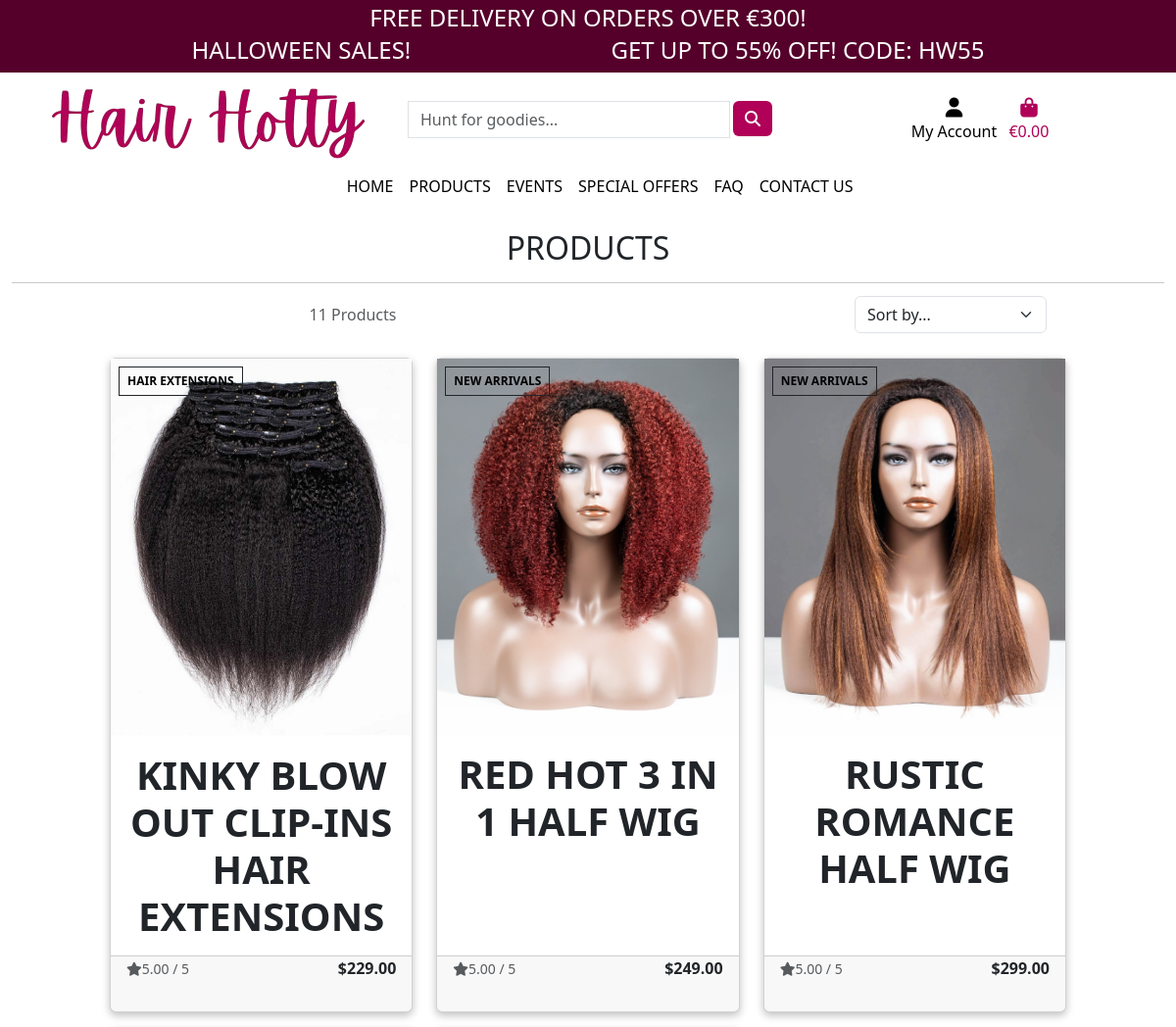
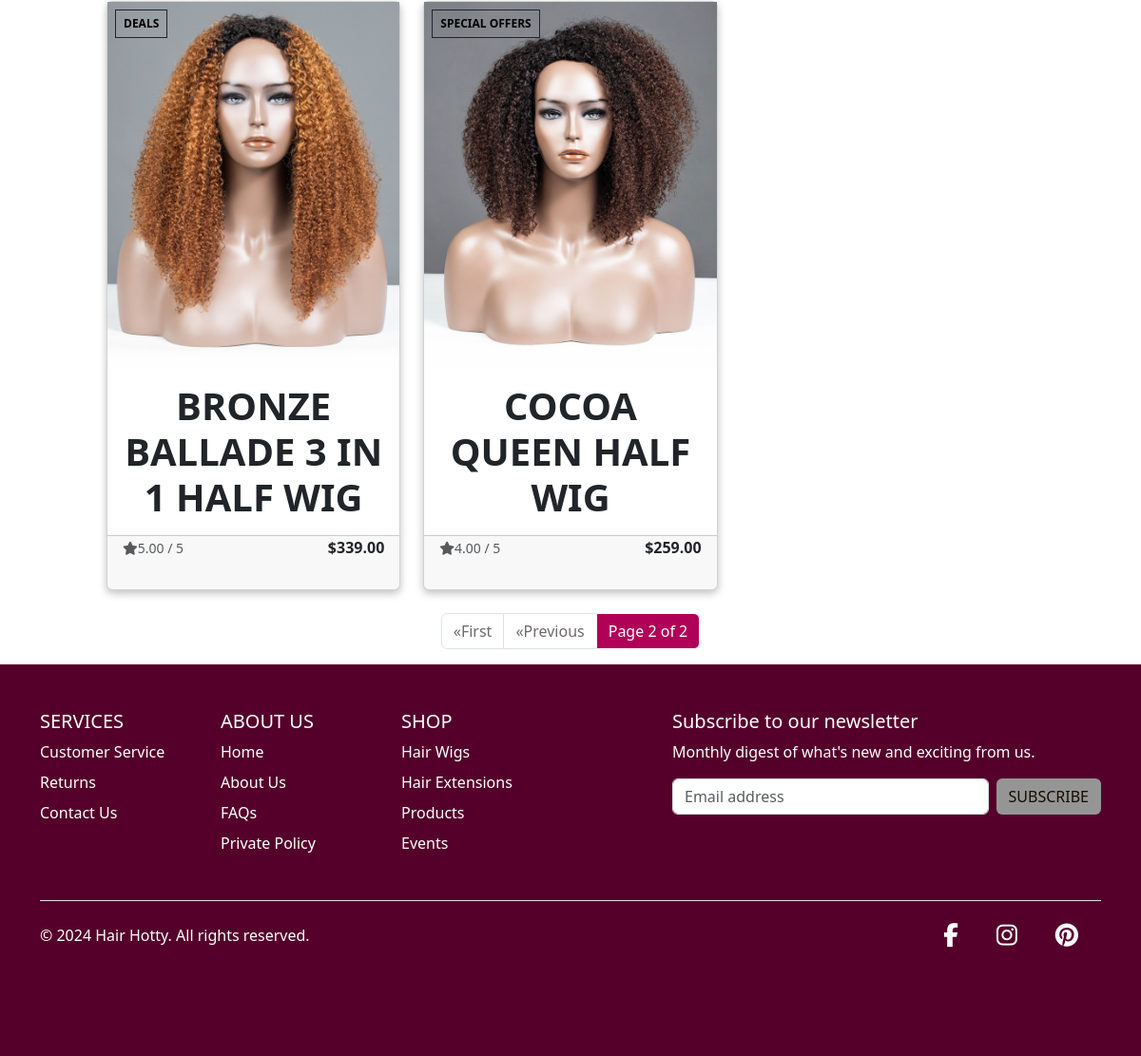
/products/?page=2, run on the app's committed database (2 pictures, top to bottom).
### products/models.py (models this page shows, shortened)
class Product(models.Model):
    category = models.ForeignKey('Category', null=True, blank=True, on_delete=models.SET_NULL)
    id = models.UUIDField(default=uuid.uuid4, unique=True, primary_key=True, editable=False)
    name = models.CharField(max_length=254)
    description = models.TextField()
    has_sizes = models.BooleanField(default=False,null=True, blank=True)
    price = models.DecimalField(max_digits=6, decimal_places=2)
    rating = models.DecimalField(max_digits=6, decimal_places=2, null=True, blank=True)
    image_url = models.URLField(max_length=1024, null=True, blank=True)
    image = models.ImageField(null=True, blank=True)

class Category(models.Model):
    class Meta:
        verbose_name_plural = 'Categories'
    name = models.CharField(max_length=254)
    friendly_name = models.CharField(max_length=254, null=True, blank=True)

### products/views.py (the view, shortened to what this page needs)
# urls.py: path('', views.all_products, name='products'),
def all_products(request):
    products = Product.objects.all()
    query = None
    categories = None
    sort = None
    direction = None
    if request.GET:
        if 'category' in request.GET:
            categories = request.GET['category'].split(',')
            products =products.filter(category__name__in=categories)
            categories = Category.objects.filter(name__in=categories)
    products_count = products.count()
    products = products_pagination(request, products, 6)
    current_sorting = f'{sort}_{direction}'
    context = {
        'products': products,
        'products_count': products_count,
        'search_term' : query,
        'current_categories' : categories,
        'current_sorting': current_sorting,
    }
    return render(request, 'products/products.html', context)

### products/templates/products/products.html (shortened to what this page needs)
{% extends 'base.html' %}
{% load static %}
{% block content %}
    <div class="container-fluid">
        <div class="row">
            <div class="col text-center mt-3">
                <h2 class="logo-font">Products</h2>
                <hr class= "mb-1">
            </div>
        </div>
        <div class="row d-flex justify-content-center">
            <div class="product-container col-10">
                 <div class="row mx-2">
                    <div class="col-12 col-md-6 my-auto order-md-last d-flex justify-content-center justify-content-md-end">
                        <div class="sort-select-wrapper">
                            <select class="form-select" id="sort-selector">
                                <option value="reset" {% if current_sorting == 'None_None' %}selected{% endif %}>Sort by...</option>
                            </select>
                        </div>
                    </div>
                    <div class="col-12 col-md-6 order-md-first">
                        <p class="text-muted mt-3 text-center text-md-left">
                            {{ products_count }} Products
                        </p>
                    </div>
                 </div>
                <div class="row pb-4">
                    {% for product in products %}
                        <div class="col-md-6 col-lg-4 gy-3">
                            <div class="card shadow product-card h-100">
                                <div  class="card-category-label mb-1 position-absolute">
                                    <a href="{% url 'products' %}?category={{ product.category.name }}" class="category-badge m-2 d-flex text-decoration-none align-items-center">
                                        <span class="p-2 weight-semibold text-uppercase badge badge-white text-black rounded-0 border border-dark">{{ product.category.friendly_name }}</span>
                                    </a>
                                </div>
                                 {% if product.image %}
                                    <a href="{% url 'product_detail' product.id %}">
                                        <img class="image-ratio img-fluid" src="{{ product.image.url }}" alt="{{ product.name }}" onerror="this.onerror=null;this.src='{{ MEDIA_URL }}no_image.jpg'">
                                    </a>
                                 {% else %}
                                    <a href="{% url 'product_detail' product.id %}">
                                        <img class="image-ratio img-fluid" src="{{ MEDIA_URL }}no_image.jpg" alt="{{ product.name }}">
                                    </a>
                                {% endif %}
                                <div class="card-body bg-ib-white pb-2">
                                    <h1 class="text-uppercase text-center weight-semibold text-ib-dark">{{ product.name }}</h1>
                                </div>
                                <div class="card-footer pt-0 pb-3">
                                    <div class="row">
                                        <div class="col-6 pe-0">
                                            <div class="rating-div pe-0">
                                            {% if product.rating %}
                                                <small class="text-muted"><i class="fas fa-star mr-1"></i>{{ product.rating }} / 5</small>
                                            {% else %}
                                                <small class="text-muted">No Rating</small>
                                            {% endif %}
                                            </div>
                                        </div>
                                        <div class="col-6 ps-0 mt-auto d-flex justify-content-end">
                                            <div class=""><p class="card-price weight-semibold ib-lh-1 text-ib-dark">${{ product.price }}</p></div>
                                        </div>
                                    </div>
                                </div>
                            </div>
                        </div>
                    {% endfor %}
                </div>
            </div>
        </div>
    </div>
     <div class="row">
        <div class="col-md-12">
            {% if products.has_other_pages %}
            <ul class="pagination justify-content-center">
                {% if products.has_previous %}
                <li class="page-item">
                    <a class="page-link" href="?page=1">&laquo;First</a>
                </li>
                <li class="page-item">
                    <a class="page-link" href="?page={{ products.previous_page_number }}">&laquo;Previous</a>
                </li>
                {% endif %}
                <li class="page-item active" aria-current="page">
                    <span class="page-link">Page {{ products.number }} of
                        {{ products.paginator.num_pages }}</span>
                </li>
            </ul>
            {% endif %}
        </div>
    </div>
{% endblock %}

### templates/base.html (shortened to what this page needs)
{% load static %}
<!doctype html>
<html lang="en">
  <head>
    {% block corecss %}
        <link href="https://cdn.jsdelivr.net/npm/bootstrap@5.3.2/dist/css/bootstrap.min.css" rel="stylesheet"
>
        <link rel="stylesheet" href="{% static 'css/style.css' %}">
    {% endblock %}
  </head>
  <body>
    {% include 'components/header.html' %}
    {% block content %}
    {% endblock %}
    <footer class="text-center text-lg-start" id="footer">
      {% include 'components/footer.html' %}
   </footer>
  </body>
</html>

### templates/components/header.html (shortened to what this page needs)
{% load static %}
<header class="container-fluid">
    <div id="delivery-banner" class="row text-center">
        <div class="col bg-licorice text-white">
            <h4 class="logo-font my-1">Free delivery on orders over €{{ free_delivery_threshold }}!</h4>
            <div class="header-ticker">
                <h4 class="ticker-text logo-font">Halloween Sales!</h4>
                <h4 class="ticker-text logo-font">Get up to 55% off! Code: HW55 </h4>
            </div>
        </div>
    </div>
    <div id="topnav" class="row pt-lg-2 d-none d-lg-flex">
        <div class="col-12 col-lg-4 my-auto py-1 py-lg-0 text-center text-lg-left">
            <a href="{% url 'home' %}" class="nav-link">
                <img src="{% static 'images/logo.png' %}" alt="logo of hair hotty" class="logo-img">
            </a>
        </div>
        <div class="col-12 col-lg-4 my-auto py-1 py-lg-0">
            <form method="GET" action=" {% url 'products' %}">
                <div class="input-group w-100">
                    <input class="form-control border mx-1 rounded-0" type="text" name="q" placeholder="Hunt for goodies...">
                    <div class="input-group-append">
                        <button class="form-control btn btn-cordovan" type="submit" aria-label="search">
                            <span class="search-icon text-white">
                                <i class="fas fa-search" aria-hidden="true"></i>
                            </span>
                        </button>
                    </div>
                </div>
            </form>
        </div>
        <div class="col-12 col-lg-4 my-auto py-1 py-lg-0">
            <ul class="list-inline list-unstyled text-center text-lg-right my-0">
                <li class="list-inline-item dropdown">
                    <a class="text-black nav-link" href="#" id="account-options" aria-haspopup="true" aria-expanded="false"
                        data-toggle="dropdown">
                        <div class="text-center">
                            <div><i class="fas fa-user fa-lg" aria-hidden="true"></i></div>
                            <p class="my-0">My Account</p>
                        </div>
                    </a>
                </li>
                <li class="list-inline-item">
                    <a class="text-cordovan font-weight-bold nav-link" href="{% url 'view_bag' %}">
                        <div class="text-center">
                            <div><i class="fas fa-shopping-bag fa-lg" aria-hidden="true"></i></div>
                            <p class="my-0">
                                {% if grand_total %}
                                €{{ grand_total|floatformat:2 }}
                                {% else %}
                                €0.00
                                {% endif %}
                            </p>
                        </div>
                    </a>
                </li>
            </ul>
        </div>
    </div>
    <div class="row px-3">
        <nav class="navbar navbar-expand-lg navbar-light w-100">
            <ul class="list-inline list-unstyled text-center text-lg-right my-0">
            </ul>
            <div class="navbar-collapse collapse" id="main-nav">
                <ul class="navbar-nav w-auto mx-auto">
                    <li class="nav-item">
                        <a class="logo-font font-weight-bold nav-link text-black mr-5" href="{% url 'home' %}" id="home-link">
                            HOME
                        </a>
                    </li>
                    <li class="nav-item dropdown">
                        <a class="logo-font font-weight-bold nav-link text-black mr-5" href="#" id="products-link" aria-haspopup="true"
                            aria-expanded="false" data-toggle="dropdown">
                            PRODUCTS
                        </a>
                    </li>
                    <li class="nav-item dropdown">
                        <a class="logo-font font-weight-bold nav-link text-black mr-5" href="#" id="events-link" aria-haspopup="true"
                            aria-expanded="false" data-toggle="dropdown">EVENTS</a>
                    </li>
                    <li class="nav-item dropdown">
                        <a class="logo-font font-weight-bold nav-link text-black" href="#" id="specials-link" aria-haspopup="true"
                            aria-expanded="false" data-toggle="dropdown">
                            SPECIAL OFFERS
                        </a>
                    </li>
                    <li class="nav-item">
                        <a class="logo-font font-weight-bold nav-link text-black mr-5" href="">FAQ</a>
                    </li>
                    <li class="nav-item">
                        <a class="logo-font font-weight-bold nav-link text-black mr-5" href="">CONTACT US</a>
                    </li>
                </ul>
            </div>
        </nav>
    </div>
</header>

### templates/components/footer.html (shortened to what this page needs)
{% load static %}
<div class="container">
    <footer class="py-5">
      <div class="row"id="footer-links">
        <div class="col-6 col-md-2 mb-3">
          <h5>SERVICES</h5>
          <ul class="nav flex-column">
            <li class="nav-item mb-2"><a href="#" class="nav-link p-0">Customer Service</a></li>
            <li class="nav-item mb-2"><a href="#" class="nav-link p-0">Returns</a></li>
            <li class="nav-item mb-2"><a href="#" class="nav-link p-0">Contact Us</a></li>
          </ul>
        </div>
        <div class="col-6 col-md-2 mb-3">
          <h5>ABOUT US</h5>
          <ul class="nav flex-column">
            <li class="nav-item mb-2"><a href="#" class="nav-link p-0">Home</a></li>
            <li class="nav-item mb-2"><a href="#" class="nav-link p-0">About Us</a></li>
            <li class="nav-item mb-2"><a href="#" class="nav-link p-0">FAQs</a></li>
            <li class="nav-item mb-2"><a href="#" class="nav-link p-0">Private Policy</a></li>
          </ul>
        </div>
        <div class="col-6 col-md-2 mb-3">
          <h5>SHOP</h5>
          <ul class="nav flex-column">
            <li class="nav-item mb-2"><a href="#" class="nav-link p-0">Hair Wigs</a></li>
            <li class="nav-item mb-2"><a href="#" class="nav-link p-0">Hair Extensions</a></li>
            <li class="nav-item mb-2"><a href="#" class="nav-link p-0">Products</a></li>
            <li class="nav-item mb-2"><a href="#" class="nav-link p-0">Events</a></li>
          </ul>
        </div>
        <div class="col-md-5 offset-md-1 mb-3">
          <form>
            <h5>Subscribe to our newsletter</h5>
            <p>Monthly digest of what's new and exciting from us.</p>
            <div class="d-flex flex-column flex-sm-row w-100 gap-2">
              <input id="newsletter1" type="text" class="form-control" placeholder="Email address">
              <button class="btn btn-gray text-uppercase" type="button">Subscribe</button>
            </div>
          </form>
        </div>
      </div>
      <div class="d-flex flex-column flex-sm-row justify-content-between py-4 my-4 border-top">
        <p>© 2024 Hair Hotty. All rights reserved.</p>
        <ul class="list-unstyled d-flex" id="social-links">
            <li class="ms-3">
                <a href="https://www.facebook.com/profile.php?id=100064214191331" target="_blank" rel="noopener"
                class="me-4 text-reset text-white" aria-label="Link to Facebook">
                <i class="fab fa-facebook-f"></i>
                </a></li>
              <li class="ms-3"><a href="https://www.instagram.com/hairhotty/" target="_blank" rel="noopener" class="me-4 text-reset" aria-label="Link to Instagram">
                <i class="fab fa-instagram"></i>
              </a></li>
              <li class="ms-3"><a href="https://www.pinterest.com/" target="_blank" rel="noopener" class="me-4 text-reset" aria-label="Link to Pinterest">
                <i class="fab fa-pinterest"></i>
            </a></li>
        </ul>
      </div>
    </footer>
</div>

### data on the page
Product: category.friendly_name "HAIR EXTENSIONS", image (picture), name "KINKY BLOW OUT CLIP-INS HAIR EXTENSIONS", rating "5.00", price "229.00"
Product: category.friendly_name "NEW ARRIVALS", image (picture), name "RED HOT 3 IN 1 HALF WIG", rating "5.00", price "249.00"
Product: category.friendly_name "NEW ARRIVALS", image (picture), name "RUSTIC ROMANCE HALF WIG", rating "5.00", price "299.00"
Product: category.friendly_name "DEALS", image (picture), name "BRONZE BALLADE 3 IN 1 HALF WIG", rating "5.00", price "339.00"
Product: category.friendly_name "SPECIAL OFFERS", image (picture), name "COCOA QUEEN HALF WIG", rating "4.00", price "259.00"

### other printed values
{{ free_delivery_threshold }} "300"
{{ products_count }} "11"
{{ products.number }} "2"
{{ products.paginator.num_pages }} "2"
